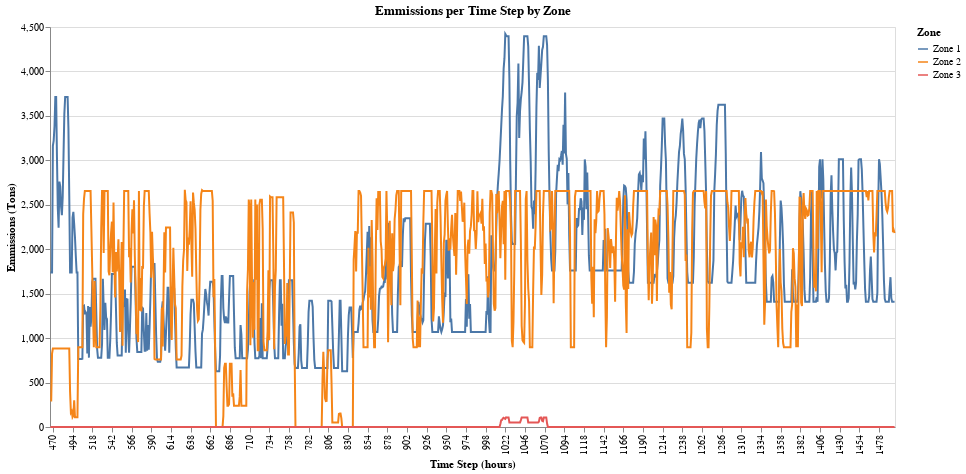

The cell this chart's notebook holds for it:
### Code cell
emm_plot2  |>
@vlplot(mark={:line},
    x={:Hour,title="Time Step (hours)",labels="Zone:n",axis={values=tstart:24:tend}}, y={:MW,title="Emmissions (Tons)",type="quantitative"},
    color={"Zone:n"},width=845,height=400,title="Emmissions per Time Step by Zone")

### Figure 1 — Vega specification as saved in the notebook (floating-point values rounded to 4 significant figures; data arrays with more than 128 entries replaced by an {"elided": "..."} marker saying what was removed)
{"$schema": "https://vega.github.io/schema/vega/v5.json", "axes": [{"aria": false, "domain": false, "grid": true, "gridScale": "x", "labels": false, "maxExtent": 0, "minExtent": 0, "orient": "left", "scale": "y", "tickCount": {"signal": "ceil(height/40)"}, "ticks": false, "zindex": 0}, {"grid": false, "labelAlign": "right", "labelAngle": 270, "labelBaseline": "middle", "orient": "bottom", "scale": "x", "title": "Time Step (hours)", "values": [470, 494, 518, 542, 566, 590, 614, 638, 662, 686, 710, 734, 758, 782, 806, 830, 854, 878, 902, 926, 950, 974, 998, 1022, 1046, 1070, 1094, 1118, 1142, 1166, 1190, 1214, 1238, 1262, 1286, 1310, 1334, 1358, 1382, 1406, 1430, 1454, 1478], "zindex": 0}, {"grid": false, "labelOverlap": true, "orient": "left", "scale": "y", "tickCount": {"signal": "ceil(height/40)"}, "title": "Emmissions (Tons)", "zindex": 0}], "background": "white", "data": [{"name": "source_0", "values": {"elided": "3093 records"}}], "height": 400, "legends": [{"stroke": "color", "symbolType": "stroke", "title": "Zone"}], "marks": [{"encode": {"update": {"height": {"field": {"group": "height"}}, "width": {"field": {"group": "width"}}}}, "from": {"facet": {"data": "source_0", "groupby": ["Zone"], "name": "faceted_path_main"}}, "marks": [{"encode": {"update": {"defined": {"signal": "isValid(datum[\"MW\"]) && isFinite(+datum[\"MW\"])"}, "description": {"signal": "\"Time Step (hours): \" + (isValid(datum[\"Hour\"]) ? datum[\"Hour\"] : \"\"+datum[\"Hour\"]) + \"; Emmissions (Tons): \" + (format(datum[\"MW\"], \"\")) + \"; Zone: \" + (isValid(datum[\"Zone\"]) ? datum[\"Zone\"] : \"\"+datum[\"Zone\"])"}, "stroke": {"field": "Zone", "scale": "color"}, "x": {"field": "Hour", "scale": "x"}, "y": {"field": "MW", "scale": "y"}}}, "from": {"data": "faceted_path_main"}, "name": "marks", "sort": {"field": "datum[\"Hour\"]"}, "style": ["line"], "type": "line"}], "name": "pathgroup", "type": "group"}], "padding": 5, "scales": [{"domain": {"data": "source_0", "field": "Hour", "sort": true}, "name": "x", "padding": 0.5, "range": [0, {"signal": "width"}], "type": "point"}, {"domain": {"data": "source_0", "field": "MW"}, "name": "y", "nice": true, "range": [{"signal": "height"}, 0], "type": "linear", "zero": true}, {"domain": {"data": "source_0", "field": "Zone", "sort": true}, "name": "color", "range": "category", "type": "ordinal"}], "style": "cell", "title": {"frame": "group", "text": "Emmissions per Time Step by Zone"}, "width": 845}
